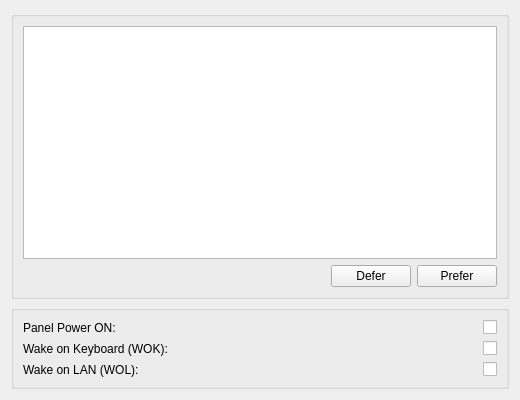
<?xml version="1.0" encoding="UTF-8"?>
<ui version="4.0">
 <author>Azael Avalos &lt;coproscefalo@gmail.com&gt;</author>
 <class>BootSettings</class>
 <widget class="QWidget" name="BootSettings">
  <property name="geometry">
   <rect>
    <x>0</x>
    <y>0</y>
    <width>520</width>
    <height>400</height>
   </rect>
  </property>
  <property name="windowTitle">
   <string>Boot Settings</string>
  </property>
  <layout class="QVBoxLayout" name="verticalLayout">
   <item>
    <widget class="QGroupBox" name="bootorderGroupBox">
     <property name="flat">
      <bool>true</bool>
     </property>
     <property name="checkable">
      <bool>false</bool>
     </property>
     <property name="checked">
      <bool>false</bool>
     </property>
     <layout class="QVBoxLayout" name="bootOrderLayout">
      <item>
       <widget class="QTreeView" name="deviceList">
        <property name="sizePolicy">
         <sizepolicy hsizetype="Preferred" vsizetype="Expanding">
          <horstretch>0</horstretch>
          <verstretch>0</verstretch>
         </sizepolicy>
        </property>
       </widget>
      </item>
      <item>
       <layout class="QHBoxLayout" name="buttonsLayout">
        <item>
         <spacer name="horizontalSpacer">
          <property name="orientation">
           <enum>Qt::Horizontal</enum>
          </property>
          <property name="sizeHint" stdset="0">
           <size>
            <width>100</width>
            <height>0</height>
           </size>
          </property>
         </spacer>
        </item>
        <item>
         <widget class="QPushButton" name="deferButton">
          <property name="sizePolicy">
           <sizepolicy hsizetype="Fixed" vsizetype="Fixed">
            <horstretch>0</horstretch>
            <verstretch>0</verstretch>
           </sizepolicy>
          </property>
          <property name="text">
           <string>Defer</string>
          </property>
         </widget>
        </item>
        <item>
         <widget class="QPushButton" name="preferButton">
          <property name="sizePolicy">
           <sizepolicy hsizetype="Fixed" vsizetype="Fixed">
            <horstretch>0</horstretch>
            <verstretch>0</verstretch>
           </sizepolicy>
          </property>
          <property name="text">
           <string>Prefer</string>
          </property>
         </widget>
        </item>
       </layout>
      </item>
     </layout>
    </widget>
   </item>
   <item>
    <widget class="QGroupBox" name="groupBox">
     <property name="flat">
      <bool>true</bool>
     </property>
     <property name="checkable">
      <bool>false</bool>
     </property>
     <property name="checked">
      <bool>false</bool>
     </property>
     <layout class="QGridLayout" name="gridLayout">
      <item row="2" column="0">
       <widget class="QLabel" name="wol_label">
        <property name="text">
         <string>Wake on LAN (WOL):</string>
        </property>
       </widget>
      </item>
      <item row="2" column="2" alignment="Qt::AlignRight">
       <widget class="QCheckBox" name="wol_checkbox">
        <property name="toolTip">
         <string>Turns ON or awakens the laptop by a network message.</string>
        </property>
        <property name="whatsThis">
         <string>Turns ON or awakens the laptop by a network message.</string>
        </property>
        <property name="text">
         <string/>
        </property>
       </widget>
      </item>
      <item row="0" column="1">
       <spacer name="panel_power_spacer">
        <property name="orientation">
         <enum>Qt::Horizontal</enum>
        </property>
        <property name="sizeHint" stdset="0">
         <size>
          <width>0</width>
          <height>0</height>
         </size>
        </property>
       </spacer>
      </item>
      <item row="0" column="2" alignment="Qt::AlignRight">
       <widget class="QCheckBox" name="panel_power_checkbox">
        <property name="toolTip">
         <string>Turns ON the laptop whenever you open the LID.</string>
        </property>
        <property name="whatsThis">
         <string>Turns ON the laptop whenever you open the LID.</string>
        </property>
        <property name="text">
         <string/>
        </property>
       </widget>
      </item>
      <item row="0" column="0">
       <widget class="QLabel" name="panel_power_label">
        <property name="text">
         <string>Panel Power ON:</string>
        </property>
       </widget>
      </item>
      <item row="1" column="1">
       <spacer name="wok_spacer">
        <property name="orientation">
         <enum>Qt::Horizontal</enum>
        </property>
        <property name="sizeHint" stdset="0">
         <size>
          <width>0</width>
          <height>0</height>
         </size>
        </property>
       </spacer>
      </item>
      <item row="1" column="0">
       <widget class="QLabel" name="wok_label">
        <property name="text">
         <string>Wake on Keyboard (WOK):</string>
        </property>
       </widget>
      </item>
      <item row="2" column="1">
       <spacer name="wol_spacer">
        <property name="orientation">
         <enum>Qt::Horizontal</enum>
        </property>
        <property name="sizeHint" stdset="0">
         <size>
          <width>0</width>
          <height>0</height>
         </size>
        </property>
       </spacer>
      </item>
      <item row="1" column="2" alignment="Qt::AlignRight">
       <widget class="QCheckBox" name="wok_checkbox">
        <property name="toolTip">
         <string>Awakens the laptop whenever you press the keyboard, when the computer is asleep.</string>
        </property>
        <property name="whatsThis">
         <string>Awakens the laptop whenever you press the keyboard, when the computer is asleep.</string>
        </property>
        <property name="text">
         <string/>
        </property>
       </widget>
      </item>
     </layout>
    </widget>
   </item>
  </layout>
 </widget>
 <resources/>
 <connections/>
</ui>
